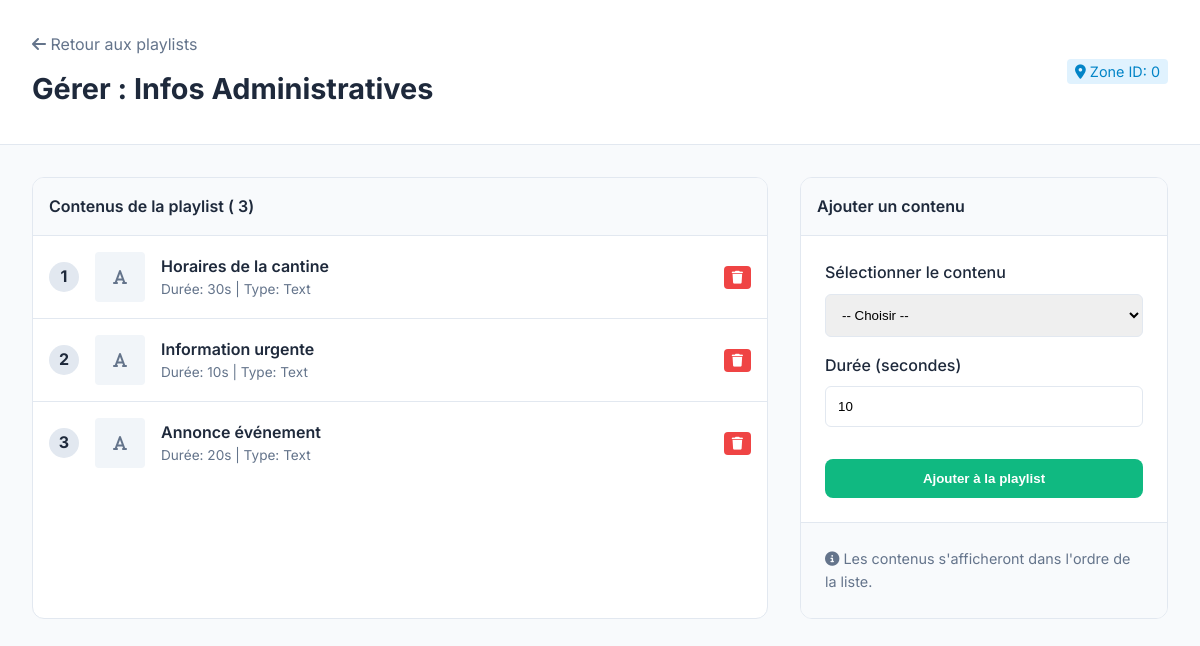
Page /playlists/manage?id=1 (signed in) on the committed database.
### tables this page shows
CREATE TABLE playlists (
    id INT PRIMARY KEY AUTO_INCREMENT COMMENT 'Identifiant unique de la playlist',
    name VARCHAR(255) NOT NULL COMMENT 'Nom de la playlist',
    description TEXT COMMENT 'Description de la playlist',
    zone_id INT NOT NULL COMMENT 'Zone associée',
    is_active BOOLEAN DEFAULT TRUE,
    created_by INT NOT NULL COMMENT 'Utilisateur créateur',
    created_at TIMESTAMP DEFAULT CURRENT_TIMESTAMP,
    updated_at TIMESTAMP DEFAULT CURRENT_TIMESTAMP ON UPDATE CURRENT_TIMESTAMP,
    INDEX idx_zone (zone_id),
    FOREIGN KEY (zone_id) REFERENCES zones(id) ON DELETE CASCADE,
    FOREIGN KEY (created_by) REFERENCES users(id) ON DELETE RESTRICT
);

CREATE TABLE playlist_contents (
    id INT PRIMARY KEY AUTO_INCREMENT,
    playlist_id INT NOT NULL COMMENT 'Référence à la playlist',
    content_id INT NOT NULL COMMENT 'Référence au contenu',
    order_index INT NOT NULL COMMENT 'Ordre d\'affichage',
    created_at TIMESTAMP DEFAULT CURRENT_TIMESTAMP,
    FOREIGN KEY (playlist_id) REFERENCES playlists(id) ON DELETE CASCADE,
    FOREIGN KEY (content_id) REFERENCES contents(id) ON DELETE CASCADE
);

CREATE TABLE contents (
    id INT PRIMARY KEY AUTO_INCREMENT COMMENT 'Identifiant unique du contenu',
    title VARCHAR(255) NOT NULL COMMENT 'Titre du contenu',
    description TEXT COMMENT 'Description du contenu',
    content_type VARCHAR(50) NOT NULL COMMENT 'Type de contenu (image, video, text)',
    file_path VARCHAR(500) COMMENT 'Chemin du fichier',
    text_content LONGTEXT COMMENT 'Contenu texte si applicable',
    duration INT DEFAULT 30 COMMENT 'Durée d\'affichage en secondes',
    is_active BOOLEAN DEFAULT TRUE,
    created_by INT NOT NULL COMMENT 'Utilisateur créateur',
    created_at TIMESTAMP DEFAULT CURRENT_TIMESTAMP,
    updated_at TIMESTAMP DEFAULT CURRENT_TIMESTAMP ON UPDATE CURRENT_TIMESTAMP,
    INDEX idx_creator (created_by),
    FOREIGN KEY (created_by) REFERENCES users(id) ON DELETE RESTRICT
);

### src/Core/Controller.php (called while the page is built, shortened)
<?php
class Controller
{
    protected function render($view, $data = [])
    {
        extract($data);
        require_once __DIR__ . "/../View/{$view}.php";
    }
}

### src/Controller/PlaylistController.php (called while the page is built, shortened)
<?php
require_once __DIR__ . '/../Core/Controller.php';
class PlaylistController extends Controller
{
    private $playlistManager;
    private $contentManager;
    public function __construct()
    {
        require_once __DIR__ . '/../Repository/PlaylistRepository.php';
        $this->playlistManager = new PlaylistRepository();
        $this->contentManager = new ContentRepository();
    }
    public function manage()
    {
        $id = (int) ($_GET['id'] ?? 0);
        $playlist = $this->playlistManager->findById($id);
        $items = $this->playlistManager->getContents($id);
        $allContents = $this->contentManager->findAll();
        $data = [
            'playlist' => $playlist,
            'items' => $items,
            'allContents' => $allContents,
            'success' => $_SESSION['playlist_success'] ?? null,
            'error' => $_SESSION['playlist_error'] ?? null,
            'csrf_token' => $_SESSION['csrf_token'] ?? bin2hex(random_bytes(16))
        ];
        $this->render('playlists/manage', $data);
    }
}

### public/index.php (called while the page is built, shortened)
<?php
require_once __DIR__ . '/../src/Core/functions.php';
require_once __DIR__ . '/../src/Core/Database.php';
require_once __DIR__ . '/../src/Core/Controller.php';
require_once __DIR__ . '/../src/Repository/BaseRepository.php';
require_once __DIR__ . '/../src/Core/Router.php';
try {
    $router = new Router();
    $router->dispatch();
} catch (Throwable $e) {
    http_response_code(500);
    echo "<h1>Exception Non Gérée</h1>";
    echo "<p>" . htmlspecialchars($e->getMessage()) . "</p>";
    if (ini_get('display_errors')) {
        echo "<pre>" . $e->getTraceAsString() . "</pre>";
    }
}

### src/Core/functions.php (called while the page is built, shortened)
<?php
function url($path = '')
{
    $base = defined('BASE_URL') ? rtrim(BASE_URL, '/') : '';
    $path = '/' . ltrim($path, '/');
    return $base . $path;
}

### src/Core/Database.php (called while the page is built, shortened)
<?php
class Database
{
    private static $instance = null;
    private $connection;
    private function __construct()
    {
        try {
            $this->connection = new PDO(
                "mysql:host=" . DB_HOST . ";dbname=" . DB_NAME . ";charset=utf8mb4",
                DB_USER,
                DB_PASS,
                [PDO::ATTR_ERRMODE => PDO::ERRMODE_EXCEPTION]
            );
        } catch (PDOException $e) {
            $this->handleConnectionError($e);
        }
    }
    public static function getInstance()
    {
        if (self::$instance === null) {
            self::$instance = new self();
        }
        return self::$instance;
    }
    public function getConnection()
    {
        return $this->connection;
    }
}

### src/Repository/BaseRepository.php (called while the page is built, shortened)
<?php
class BaseRepository
{
    public function __construct()
    {
        $this->db = Database::getInstance()->getConnection();
    }
}

### src/Repository/PlaylistRepository.php (called while the page is built, shortened)
<?php
require_once __DIR__ . '/BaseRepository.php';
class PlaylistRepository extends BaseRepository
{
    public function findById($id)
    {
        $stmt = $this->db->prepare("SELECT * FROM playlists WHERE id = ?");
        $stmt->execute([$id]);
        return $stmt->fetch(PDO::FETCH_ASSOC);
    }
    public function getContents($playlistId)
    {
        $sql = "SELECT c.*, pc.id as association_id, pc.order_index as display_order, c.duration as override_duration
                FROM contents c
                JOIN playlist_contents pc ON c.id = pc.content_id
                WHERE pc.playlist_id = ?
                ORDER BY pc.order_index ASC";
        $stmt = $this->db->prepare($sql);
        $stmt->execute([$playlistId]);
        return $stmt->fetchAll(PDO::FETCH_ASSOC);
    }
}

### src/View/playlists/manage.php (the view, shortened to what this page needs)
<!DOCTYPE html>
<html lang="fr">
<head>
    <link href="https://cdnjs.cloudflare.com/ajax/libs/font-awesome/6.4.0/css/all.min.css" rel="stylesheet">
    <link rel="stylesheet" href="<?= url('/css/global.css') ?>">
    <link rel="stylesheet" href="<?= url('/css/dashboard.css') ?>">
</head>
<body>
    <div class="page-header">
        <div
            style="max-width: 1400px; margin: 0 auto; display: flex; justify-content: space-between; align-items: center;">
            <div>
                <a href="<?= url('/playlists') ?>"
                    style="color: #64748b; text-decoration: none; margin-bottom: 0.5rem; display: block;"><i
                        class="fas fa-arrow-left"></i> Retour aux playlists</a>
                <h1 style="margin: 0; font-size: 1.8rem;">Gérer :
                    <?= htmlspecialchars($playlist['name']) ?>
                </h1>
            </div>
            <div style="text-align: right;">
                <span
                    style="background: #e0f2fe; color: #0284c7; padding: 4px 8px; border-radius: 4px; font-size: 0.9rem;">
                    <i class="fas fa-map-marker-alt"></i> Zone ID:
                    <?= $playlist['zone_id'] ?>
                </span>
            </div>
        </div>
    </div>
    <div class="content-grid">
        <div class="card">
            <div class="card-header">
                <span>Contenus de la playlist (
                    <?= count($items) ?>)
                </span>
            </div>
            <?php if (empty($items)): ?>
                <div style="padding: 3rem; text-align: center; color: #94a3b8;">
                    <i class="fas fa-box-open" style="font-size: 3rem; margin-bottom: 1rem;"></i>
                    <p>Cette playlist est vide.</p>
                </div>
            <?php else: ?>
                <?php foreach ($items as $item): ?>
                    <div class="list-item">
                        <div class="item-order">
                            <?= $item['display_order'] ?>
                        </div>
                        <div
                            style="width: 50px; height: 50px; background: #f1f5f9; border-radius: 4px; display: flex; justify-content: center; align-items: center; overflow: hidden;">
                            <?php if ($item['content_type'] === 'image'): ?>
                                <i class="fas fa-image" style="color: #64748b;"></i>
                            <?php elseif ($item['content_type'] === 'video'): ?>
                                <i class="fas fa-video" style="color: #64748b;"></i>
                            <?php else: ?>
                                <i class="fas fa-font" style="color: #64748b;"></i>
                            <?php endif; ?>
                        </div>
                        <div class="item-info">
                            <div style="font-weight: 600;">
                                <?= htmlspecialchars($item['title']) ?>
                            </div>
                            <div style="font-size: 0.85rem; color: #64748b;">
                                Durée:
                                <?= $item['override_duration'] ?>s | Type:
                                <?= ucfirst($item['content_type']) ?>
                            </div>
                        </div>
                        <div class="item-actions">
                            <form method="POST" action="<?= url('/playlists/remove-content') ?>"
                                onsubmit="return confirm('Retirer ce contenu ?');">
                                <button type="submit" class="btn-sm btn-danger" title="Retirer"><i
                                        class="fas fa-trash"></i></button>
                            </form>
                        </div>
                    </div>
                <?php endforeach; ?>
            <?php endif; ?>
        </div>
        <div class="card" style="height: fit-content;">
            <div class="card-header">
                <span>Ajouter un contenu</span>
            </div>
            <div style="padding: 1.5rem;">
                <form method="POST" action="<?= url('/playlists/add-content') ?>">
                    <div style="margin-bottom: 1rem;">
                        <label style="display: block; margin-bottom: 0.5rem; font-weight: 500;">Sélectionner le
                            contenu</label>
                        <select name="content_id" required
                            style="width: 100%; padding: 0.75rem; border: 1px solid #e2e8f0; border-radius: 6px;">
                            <option value="">-- Choisir --</option>
                        </select>
                    </div>
                    <div style="margin-bottom: 1rem;">
                        <label style="display: block; margin-bottom: 0.5rem; font-weight: 500;">Durée (secondes)</label>
                        <input type="number" name="duration" value="10" min="1" required
                            style="width: 100%; padding: 0.75rem; border: 1px solid #e2e8f0; border-radius: 6px;">
                    </div>
                    <button type="submit" class="btn-add">Ajouter à la playlist</button>
                </form>
            </div>
            <div
                style="padding: 1.5rem; border-top: 1px solid #e2e8f0; background: #f8fafc; font-size: 0.9rem; color: #64748b;">
                <i class="fas fa-info-circle"></i> Les contenus s'afficheront dans l'ordre de la liste.
            </div>
        </div>
    </div>
</body>
</html>

### src/Core/Router.php (shortened to what this page needs)
<?php
class Router
{
    private $routes = [];
    public function add($method, $path, $controller, $action, $middleware = [])
    {
        $this->routes[] = compact('method', 'path', 'controller', 'action', 'middleware');
    }
    public function dispatch()
    {
        $method = $_SERVER['REQUEST_METHOD'];
        $uri = parse_url($_SERVER['REQUEST_URI'], PHP_URL_PATH);
        foreach ($this->routes as $route) {
            $params = [];
            if ($route['method'] === $method && $this->matchPath($route['path'], $uri, $params)) {
                $action = $route['action'];
                $controller = new $controllerName();
                call_user_func_array([$controller, $action], $params);
                return;
            }
        }
    }
    private function matchPath($routePath, $uri, &$params)
    {
        $pattern = preg_replace('#\{[a-zA-Z0-9_]+\}#', '([^/]+)', $routePath);
        $pattern = "#^" . $pattern . "$#";
        if (preg_match($pattern, $uri, $matches)) {
            return true;
        }
        return false;
    }
}

### public/css/global.css (style rules this page uses)
* { margin: 0; padding: 0; box-sizing: border-box; }
body { font-family: Arial, sans-serif; line-height: 1.6; }

### public/css/dashboard.css (style rules this page uses)
:root { --primary-color: #2563eb; --primary-dark: #1d4ed8; --secondary-color: #64748b; --success-color: #10b981; --warning-color: #f59e0b; --danger-color: #ef4444; --info-color: #06b6d4; --bg-primary: #f8fafc; --bg-secondary: #ffffff; --bg-dark: #1e293b; --text-primary: #1e293b; --text-secondary: #64748b; --text-light: #94a3b8; --border-color: #e2e8f0; --shadow-sm: 0 1px 2px 0 rgb(0 0 0 / 0.05); --shadow-md: 0 4px 6px -1px rgb(0 0 0 / 0.1); --shadow-lg: 0 10px 15px -3px rgb(0 0 0 / 0.1); --sidebar-width: 280px; --header-height: 70px; }
* { margin: 0; padding: 0; box-sizing: border-box; }
body { font-family: 'Inter', -apple-system, BlinkMacSystemFont, sans-serif; background-color: var(--bg-primary); color: var(--text-primary); line-height: 1.6; }

### src/View/playlists/manage.php (style rules this page uses)
.page-header { background: white; padding: 2rem; border-bottom: 1px solid #e2e8f0; margin-bottom: 2rem; }
.content-grid { display: grid; grid-template-columns: 2fr 1fr; gap: 2rem; padding: 0 2rem; max-width: 1400px; margin: 0 auto; }
.card { background: white; border-radius: 12px; border: 1px solid #e2e8f0; overflow: hidden; }
.card-header { padding: 1rem; border-bottom: 1px solid #e2e8f0; font-weight: 600; display: flex; justify-content: space-between; align-items: center; background: #f8fafc; }
.list-item { display: flex; align-items: center; padding: 1rem; border-bottom: 1px solid #e2e8f0; gap: 1rem; }
.list-item:last-child { border-bottom: none; }
.item-order { background: #e2e8f0; width: 30px; height: 30px; display: flex; justify-content: center; align-items: center; border-radius: 50%; font-weight: bold; }
.item-info { flex: 1; }
.item-actions { display: flex; gap: 0.5rem; }
.btn-sm { padding: 0.25rem 0.5rem; font-size: 0.8rem; border-radius: 4px; border: none; cursor: pointer; }
.btn-danger { background: #ef4444; color: white; }
.btn-add { background: #10b981; color: white; width: 100%; padding: 0.75rem; border: none; border-radius: 8px; cursor: pointer; font-weight: 600; margin-top: 1rem; }

### rows in the picture
playlists: name "Infos Administratives", zone "0"
playlist_contents: order_index "1", content.title "Horaires de la cantine", content.duration "30", content.content_type "Text"
playlist_contents: order_index "2", content.title "Information urgente", content.duration "10", content.content_type "Text"
playlist_contents: order_index "3", content.title "Annonce événement", content.duration "20", content.content_type "Text"

### other values in the picture
count($items) "3"
